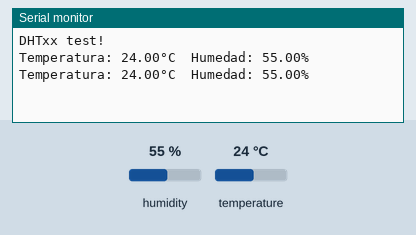
Recording of a sketch running on a simulated ESP32. Shown: the last lines printed to the serial monitor. Inputs (shaded band) come from the test bench; at power-on: humidity 55 %, temperature 24 °C.

Above: at 4.8 s.
4.9 s: humidity set to 22 %
At 7.1 s:
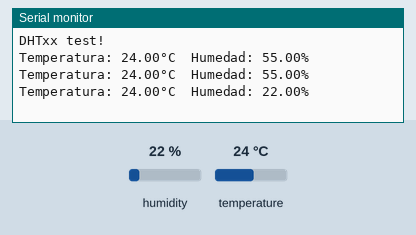
7.9 s: temperature set to 12 °C
At 9.5 s:
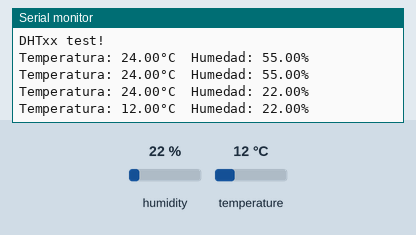
10.9 s: humidity set to 40 %
At 13.1 s:
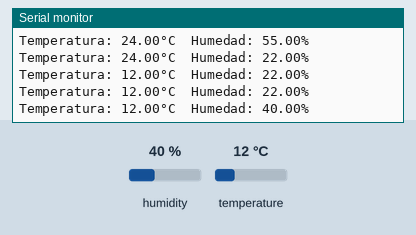
Timing chart, 0 to 14.6 s (numbered marks = the images above; inputs shaded):
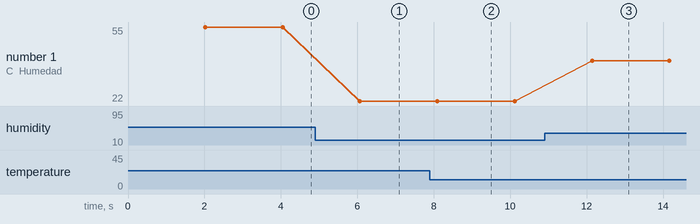

Measured:
- after the input at 4.9 s, the serial monitor: prints a new line after 1.2 s (image 1)
- after the input at 7.9 s, the serial monitor: prints a new line after 0.19 s (image 2)
- after the input at 10.9 s, the serial monitor: prints a new line after 1.2 s (image 3)
- plotted number 1: 55 → 22 after the input at 4.9 s, 22 → 40 after the input at 10.9 s

The sketch:

DHT.ino
```cpp
#include "DHT.h"

#define DHTPIN 25

#define DHTTYPE DHT11   // DHT 11
//#define DHTTYPE DHT22   // DHT 22  (AM2302), AM2321
//#define DHTTYPE DHT21   // DHT 21 (AM2301)

DHT dht(DHTPIN, DHTTYPE);

void setup() {
  Serial.begin(115200);
  Serial.println(F("DHTxx test!"));

  dht.begin();
}

void loop() {
  delay(2000);

  float t = dht.readTemperature();
  float h = dht.readHumidity();

  if (isnan(h) || isnan(t)) {
    Serial.println(F("¡Error de lectura del sensor DHT!"));
    return;
  }

  Serial.print(F("Temperatura: "));
  Serial.print(t);
  Serial.print(F("°C  Humedad: "));
  Serial.print(h);
  Serial.print(F("%"));
  Serial.println();
}
```
